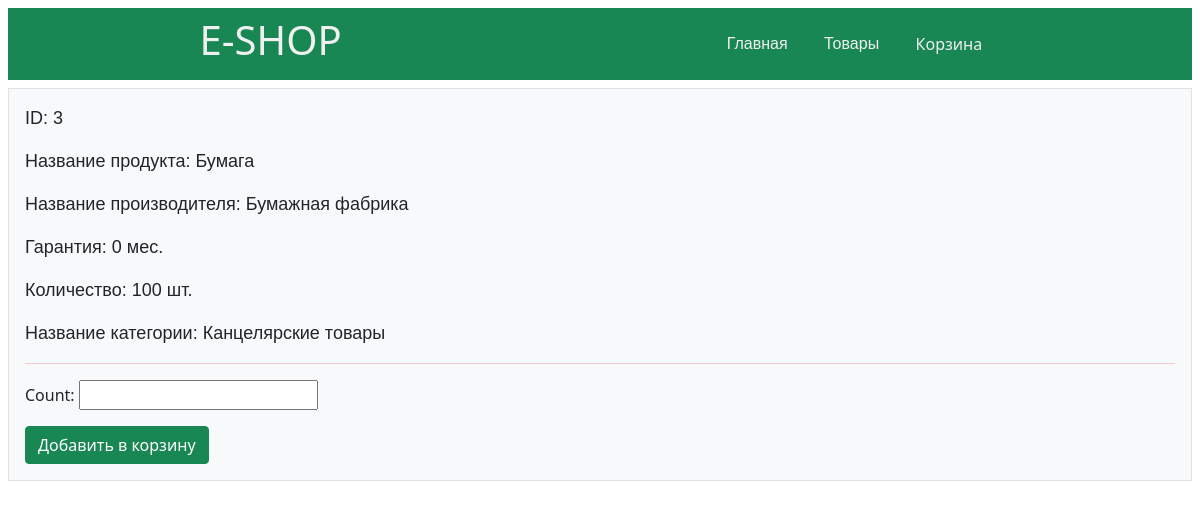
Page /products/3/ on the committed database.
### catalog/models.py (models this page shows, shortened)
class Product(models.Model):
    product_name = models.CharField(max_length=64, verbose_name='Название продукта')
    manufacturer_name = models.ForeignKey(Manufacturer, on_delete=models.CASCADE, verbose_name='Название производителя')
    guaranty = models.PositiveIntegerField(verbose_name='Гарантия')
    count = models.PositiveIntegerField(verbose_name='Количество')
    category_name = models.ForeignKey(Category, on_delete=models.CASCADE, verbose_name='Название категории')
    class Meta:
        ordering = ('product_name',)
        verbose_name = 'Продукт'
        verbose_name_plural = 'Продукты'

class Manufacturer(models.Model):
    manufacturer_name = models.CharField(max_length=32, verbose_name='Название производителя')
    address = models.CharField(max_length=124, verbose_name='Адрес производителя')
    phone = models.PositiveIntegerField(verbose_name='Номер телефона')
    country_name = models.ForeignKey(Country, on_delete=models.CASCADE, verbose_name='Страна')
    class Meta:
        verbose_name = 'Производитель'
        verbose_name_plural = 'Производители'
    def __str__(self):
        return self.manufacturer_name

class Category(models.Model):
    category_name = models.CharField(max_length=124, verbose_name='Название категории')
    class Meta:
        ordering = ('category_name',)
        verbose_name = 'Категория'
        verbose_name_plural = 'Категорий'
    def __str__(self):
        return self.category_name

### catalog/views.py (the view)
# urls.py: path('<int:product_id>/', product_details_view, name='detail'),
def product_details_view(request, product_id):
    prod = get_object_or_404(Product, id=product_id)
    cart = Cart(request)
    if request.method == 'POST':
        form = Product2CartForm(request.POST)
        if form.is_valid():
            cart[str(product_id)] = form.cleaned_data['count']
            form = Product2CartForm()
    else:
        form = Product2CartForm()
    if str(product_id) in cart.session['cart'].keys():
        in_cart = f'Добавлено в корзину {cart[str(product_id)]} шт.'
    else:
        in_cart = None
    context = {'product': prod,  # product = prod
               'form': form,
               'in_cart': in_cart}
    return render(request, 'catalog/product_details.html', context)

### catalog/forms.py
class Product2CartForm(forms.Form):
    count = forms.IntegerField(min_value=1)

### catalog/templates/catalog/product_details.html (shortened to what this page needs)
{% extends 'root.html' %}
{% block content %}
    <p class="fs-16 font-sans-serif">ID: {{ product.pk }}</p>
    <p class="fs-16 font-sans-serif">Название продукта: {{ product.product_name }}</p>
    <p class="fs-16 font-sans-serif">Название производителя: {{ product.manufacturer_name }}</p>
    <p class="fs-16 font-sans-serif">Гарантия: {{ product.guaranty }} мес.</p>
    <p class="fs-16 font-sans-serif">Количество: {{ product.count }} шт.</p>
    <p class="fs-16 font-sans-serif">Название категории: {{ product.category_name }}</p>
    <hr class="bg-danger">
    <form action="." method="post" class="form">
        {{ form.as_p }}
        <input class="btn btn-success" type="submit" value="Добавить в корзину"/>
    </form>
{% endblock %}

### templates/root.html (style rules this page uses)
.fs-16 { font-size: 18px; }
.font-sans-serif { font-family: sans-serif; }

### rows in the picture
Product: pk "3", product_name "Бумага", manufacturer_name "Бумажная фабрика", guaranty "0", count "100", category_name "Канцелярские товары"
